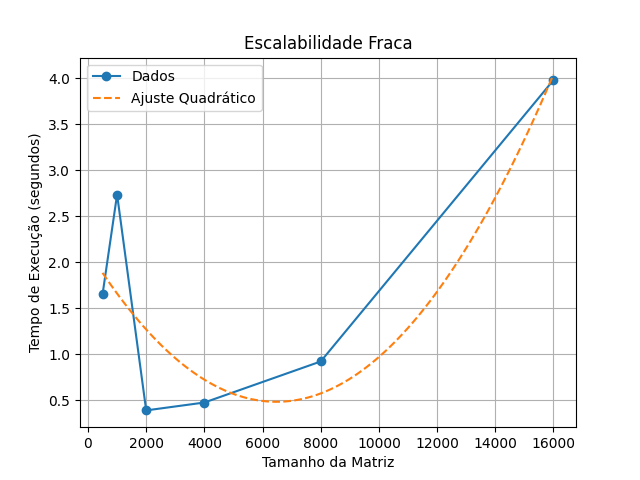

Write Python code to recreate this figure.
import subprocess
import matplotlib.pyplot as plt
import numpy as np
import time

# Tamanho inicial da matriz e número inicial de threads
matrix_size = 500
num_threads = 1

# Listas para armazenar os tamanhos de matriz e tempos de execução
matrix_sizes = []
execution_times = []

# Executa o programa para cada tamanho de matriz e número de threads
while matrix_size <= 16000 and num_threads <= 32:
    command = ["./jacobi_omp", "-n", str(matrix_size), "-t", str(num_threads)]
    
    start_time = time.time()
    subprocess.run(command)
    end_time = time.time()

    execution_time = end_time - start_time

    matrix_sizes.append(matrix_size)
    execution_times.append(execution_time)

    # Dobra o tamanho da matriz e o número de threads
    matrix_size *= 2
    num_threads *= 2

# Plota o gráfico de tempo versus tamanho da matriz
plt.plot(matrix_sizes, execution_times, marker='o', label='Dados')
plt.xlabel('Tamanho da Matriz')
plt.ylabel('Tempo de Execução (segundos)')
plt.title('Escalabilidade Fraca')

# Ajuste quadrático dos dados
coefficients = np.polyfit(matrix_sizes, execution_times, 2)
fit = np.poly1d(coefficients)
x = np.linspace(min(matrix_sizes), max(matrix_sizes), 100)
plt.plot(x, fit(x), '--', label='Ajuste Quadrático')

plt.legend()
plt.grid(True)
plt.show()
